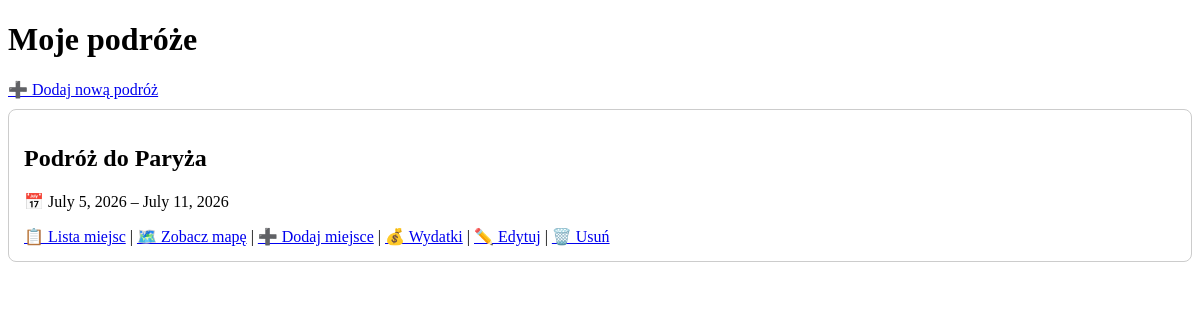
/, run on an earlier commit of the app's database.
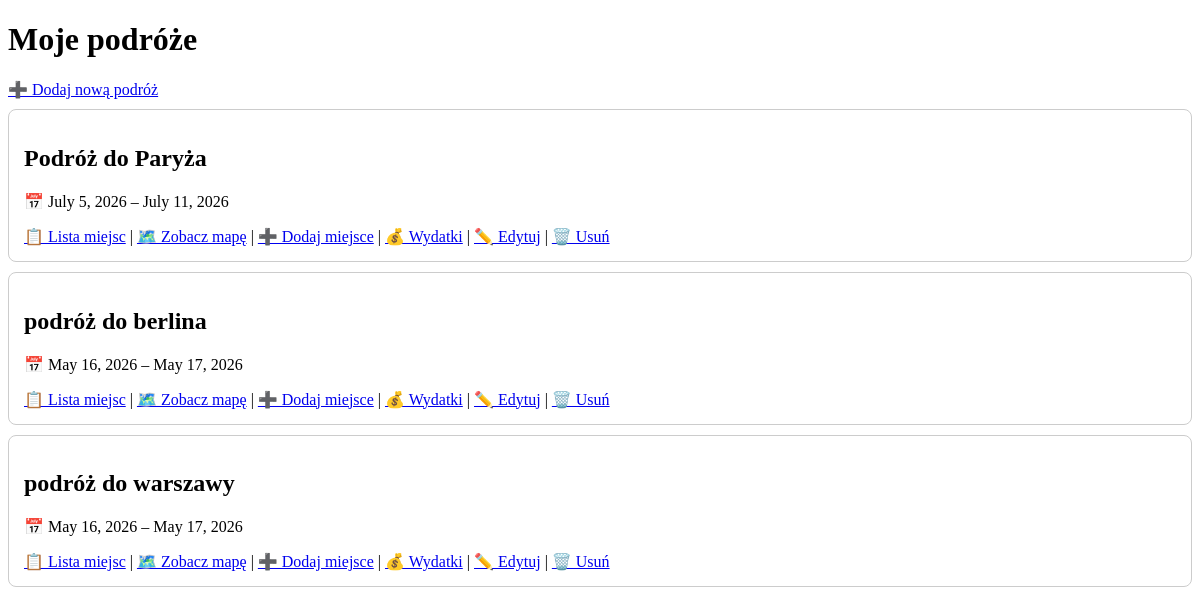
And on a later commit of the database.
### trips/models.py (models this page shows, shortened)
class Trip(models.Model):
    name = models.CharField(max_length=100)
    start_date = models.DateField()
    end_date = models.DateField()

### trips/views.py (the view)
# urls.py: path("", trip_list, name="trip-list"),
def trip_list(request):
    trips = Trip.objects.all()
    return render(request, 'trips/trip_list.html', {
        'trips': trips,
    })

### trips/templates/trips/trip_list.html (shortened to what this page needs)
<!DOCTYPE html>
<html>
<head>
</head>
<body>
    <h1>Moje podróże</h1>
    <a href="{% url 'add-trip' %}">➕ Dodaj nową podróż</a>
    {% if trips %}
        {% for trip in trips %}
        <div style="border: 1px solid #ccc; padding: 15px; margin: 10px 0; border-radius: 8px;">
            <h2>{{ trip.name }}</h2>
            <p>📅 {{ trip.start_date }} – {{ trip.end_date }}</p>
            <a href="{% url 'place-list' trip.pk %}">📋 Lista miejsc</a> |
            <a href="{% url 'trip-map' trip.pk %}">🗺️ Zobacz mapę</a> |
            <a href="{% url 'add-place' trip.pk %}">➕ Dodaj miejsce</a> |
            <a href="{% url 'expense-list' trip.pk %}">💰 Wydatki</a> |
            <a href="{% url 'edit-trip' trip.pk %}">✏️ Edytuj</a> |
            <a href="{% url 'delete-trip' trip.pk %}">🗑️ Usuń</a>
        </div>
        {% endfor %}
    {% else %}
        <p>Nie masz jeszcze żadnych podróży.</p>
    {% endif %}
</body>
</html>

What changed in the data, as far as the page shows it:
added Trip: name "podróż do berlina", start_date "May 16, 2026", end_date "May 17, 2026"
added Trip: name "podróż do warszawy", start_date "May 16, 2026", end_date "May 17, 2026"
